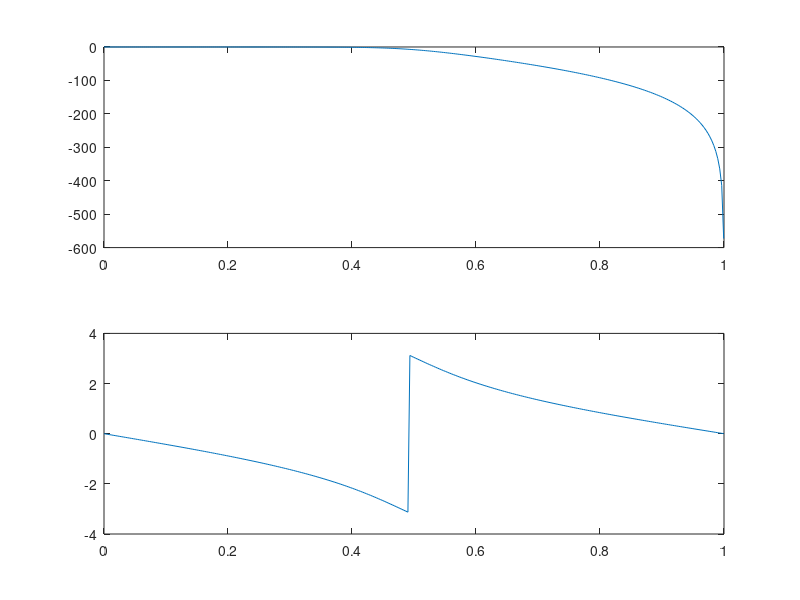

MATLAB code for this plot:
clc
alphap=0.4; %passband atenuation
alphas=30;
fp=400;
fs=800;
f=2000;
wp=2*(fp/f);
ws=2*fs/f;
[n,wn]=buttord(wp,ws,alphap,alphas);
[b,a]=butter(n,wn); %for high pass [b,a]=butter(n,wn,high);
w=0:0.01:pi;
[h,om]=freqz(b,a,w,'whole'); % for high pass freqz(b,a,w)
m=20*log(abs(h));

an=angle(h);
subplot(2,1,1)
plot(om/pi,m);
subplot(2,1,2);
plot(om/pi,an);
